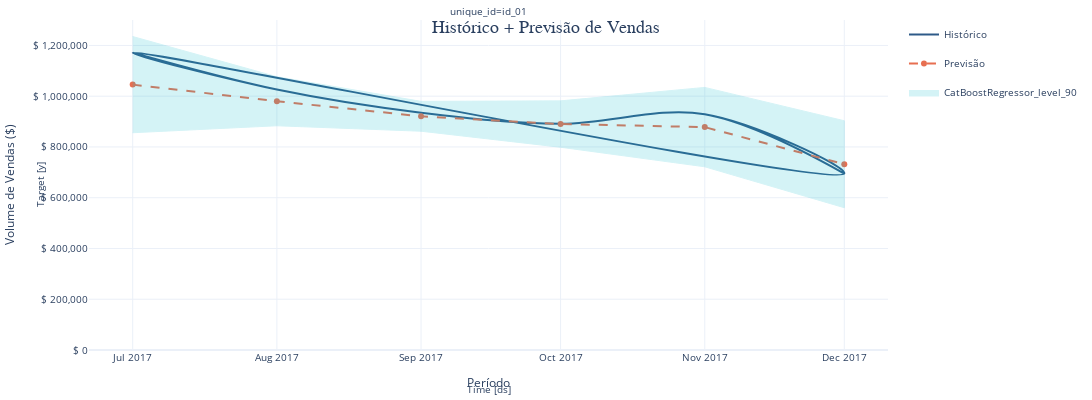

Source (notebook cell):
### Code cell
from utilsforecast.plotting import plot_series
import plotly.graph_objects as go

# Merge the test dateset with all predictions
test_df_final = df_teste.merge(predictions, how='left', on=['unique_id', 'ds'])

# Gráfico base com histórico + previsão + intervalo
fig = plot_series(
    test_df_final, 
    test_df_final, 
    plot_random=False, 
    level=[90],
    engine='plotly'
)

# ─────────────────────────────────────────────
# 🎨 Estilo das séries
# ─────────────────────────────────────────────

# Série histórica (primeiro trace)
fig.data[0].line.color = '#2E5A88'
fig.data[0].line.width = 2
fig.data[0].line.shape = 'spline'
fig.data[0].name = 'Histórico'

# Previsão (normalmente o segundo trace)
fig.data[1].line.color = '#E76F51'
fig.data[1].line.width = 2
fig.data[1].line.dash = 'dash'
fig.data[1].mode = 'lines+markers'
fig.data[1].marker.size = 6
fig.data[1].name = 'Previsão'

# Intervalo de confiança (90%)
# Ajuste fino das cores do intervalo
if len(fig.data) >= 4:
    fig.data[2].fillcolor = 'rgba(231,111,81,0.25)'  # faixa superior
    fig.data[3].fillcolor = 'rgba(231,111,81,0.15)'  # faixa inferior
    fig.data[3].name = 'Intervalo 90%'

# ─────────────────────────────────────────────
# 🖼️ Layout no mesmo padrão do segundo gráfico
# ─────────────────────────────────────────────
fig.update_layout(
    title={
        'text': 'Histórico + Previsão de Vendas',
        'x': 0.5,
        'y': 0.95,
        'font': {'size': 18, 'family': 'Arial'}
    },
    yaxis_title='Volume de Vendas ($)',
    xaxis_title='Período',
    yaxis_tickformat=',.0f',
    yaxis_tickprefix='$ ',
    yaxis=dict(rangemode='tozero'),
    hovermode='x unified',
    plot_bgcolor='white',
    width=1200,
    height=400,
    showlegend=True
)

# ─────────────────────────────────────────────
# 🧾 Hover customizado
# ─────────────────────────────────────────────
fig.update_traces(
    hovertemplate='<b>Data:</b> %{x}<br>' +
                  '<b>Valor:</b> $ %{y:,.0f}<br>' +
                  '<extra></extra>'
)

fig.show()

### Figure 1 — Plotly figure (JSON) as saved in the notebook; plotly's stock layout.template omitted (floating-point values rounded to 4 significant figures)
{"data": [{"hovertemplate": "<b>Data:</b> %{x}<br><b>Valor:</b> $ %{y:,.0f}<br><extra></extra>", "legendgroup": "y", "line": {"color": "#2E5A88", "shape": "spline", "width": 2}, "mode": "lines", "name": "Histórico", "showlegend": true, "type": "scatter", "x": ["2017-07-01T00:00:00.000000000", "2017-08-01T00:00:00.000000000", "2017-09-01T00:00:00.000000000", "2017-10-01T00:00:00.000000000", "2017-11-01T00:00:00.000000000", "2017-12-01T00:00:00.000000000", "2017-07-01T00:00:00.000000000", "2017-08-01T00:00:00.000000000", "2017-09-01T00:00:00.000000000", "2017-10-01T00:00:00.000000000", "2017-11-01T00:00:00.000000000", "2017-12-01T00:00:00.000000000"], "xaxis": "x", "y": [1171393, 1026403, 935263, 891160, 928837, 695170, 1171393, 1026403, 935263, 891160, 928837, 695170], "yaxis": "y"}, {"hovertemplate": "<b>Data:</b> %{x}<br><b>Valor:</b> $ %{y:,.0f}<br><extra></extra>", "legendgroup": "CatBoostRegressor", "line": {"color": "#E76F51", "dash": "dash", "width": 2}, "marker": {"size": 6}, "mode": "lines+markers", "name": "Previsão", "showlegend": true, "type": "scatter", "x": ["2017-07-01T00:00:00.000000000", "2017-08-01T00:00:00.000000000", "2017-09-01T00:00:00.000000000", "2017-10-01T00:00:00.000000000", "2017-11-01T00:00:00.000000000", "2017-12-01T00:00:00.000000000", "2017-07-01T00:00:00.000000000", "2017-08-01T00:00:00.000000000", "2017-09-01T00:00:00.000000000", "2017-10-01T00:00:00.000000000", "2017-11-01T00:00:00.000000000", "2017-12-01T00:00:00.000000000"], "xaxis": "x", "y": [NaN, NaN, NaN, NaN, NaN, NaN, 1046000.0, 980100.0, 920900.0, 890200.0, 878300.0, 731900.0], "yaxis": "y"}, {"fill": "toself", "fillcolor": "#17becf", "hovertemplate": "<b>Data:</b> %{x}<br><b>Valor:</b> $ %{y:,.0f}<br><extra></extra>", "legendgroup": "CatBoostRegressor_level_90", "line": {"color": "#17becf", "width": 1}, "mode": "lines", "name": "CatBoostRegressor_level_90", "opacity": 0.18, "showlegend": true, "type": "scatter", "x": ["2017-07-01T00:00:00.000000000", "2017-08-01T00:00:00.000000000", "2017-09-01T00:00:00.000000000", "2017-10-01T00:00:00.000000000", "2017-11-01T00:00:00.000000000", "2017-12-01T00:00:00.000000000", "2017-07-01T00:00:00.000000000", "2017-08-01T00:00:00.000000000", "2017-09-01T00:00:00.000000000", "2017-10-01T00:00:00.000000000", "2017-11-01T00:00:00.000000000", "2017-12-01T00:00:00.000000000", "2017-12-01T00:00:00.000000000", "2017-11-01T00:00:00.000000000", "2017-10-01T00:00:00.000000000", "2017-09-01T00:00:00.000000000", "2017-08-01T00:00:00.000000000", "2017-07-01T00:00:00.000000000", "2017-12-01T00:00:00.000000000", "2017-11-01T00:00:00.000000000", "2017-10-01T00:00:00.000000000", "2017-09-01T00:00:00.000000000", "2017-08-01T00:00:00.000000000", "2017-07-01T00:00:00.000000000"], "xaxis": "x", "y": [NaN, NaN, NaN, NaN, NaN, NaN, 1235000.0, 1077000.0, 979700.0, 981600.0, 1035000.0, 903200.0, 560600.0, 721900.0, 798800.0, 862100.0, 883500.0, 856100.0, NaN, NaN, NaN, NaN, NaN, NaN], "yaxis": "y"}], "layout": {"annotations": [{"font": {"size": 10}, "showarrow": false, "text": "unique_id=id_01", "x": 0.5, "xanchor": "center", "xref": "paper", "y": 1, "yanchor": "bottom", "yref": "paper"}, {"font": {"size": 10}, "showarrow": false, "text": "Time [ds]", "x": 0.5, "xanchor": "center", "xref": "paper", "y": 0, "yanchor": "top", "yref": "paper", "yshift": -30}, {"font": {"size": 10}, "showarrow": false, "text": "Target [y]", "textangle": -90, "x": 0, "xanchor": "right", "xref": "paper", "xshift": -40, "y": 0.5, "yanchor": "middle", "yref": "paper"}], "autosize": true, "font": {"size": 10}, "height": 400, "hovermode": "x unified", "margin": {"b": 50, "l": 60, "r": 10, "t": 20}, "plot_bgcolor": "white", "showlegend": true, "title": {"font": {"family": "Arial", "size": 18}, "text": "Histórico + Previsão de Vendas", "x": 0.5, "y": 0.95}, "width": 1200, "xaxis": {"anchor": "y", "domain": [0, 1], "showticklabels": true, "title": {"text": "Período"}, "visible": true}, "yaxis": {"anchor": "x", "domain": [0, 1], "rangemode": "tozero", "tickformat": ",.0f", "tickprefix": "$ ", "title": {"text": "Volume de Vendas ($)"}}}}
